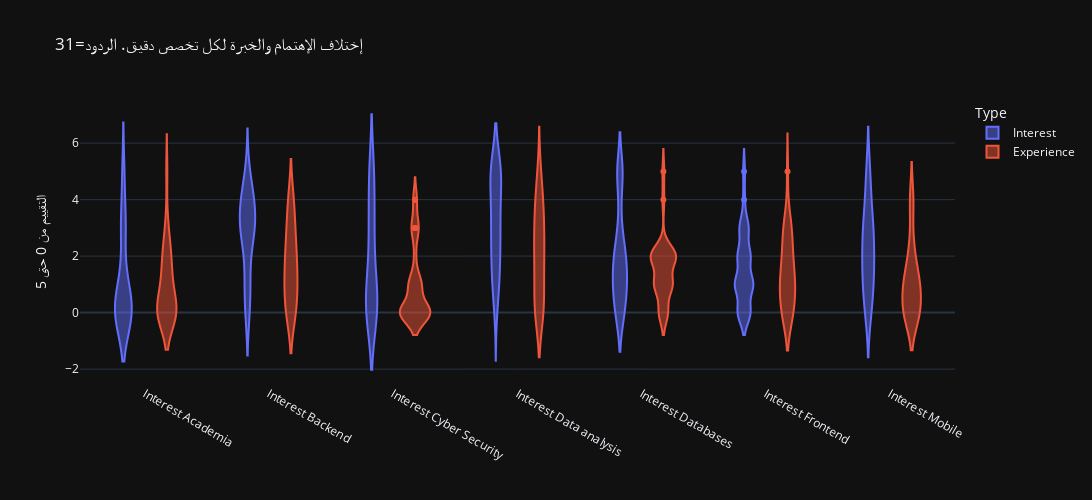

The notebook cell saved with this chart:
### Code cell
fig = px.violin(
    df_int_ex,
    color="Type",
    violinmode="group",
    title=f"إختلاف الإهتمام والخبرة لكل تخصص دقيق. الردود={int(len(df_int_ex) / 2)}",
    width=1500,
    height=500,
)
fig.update_layout(
    xaxis_title="",
    yaxis_title="التقييم من 0 حتى 5",
)
page.append(fig)
fig

### Figure 1 — Plotly figure (JSON) as saved in the notebook; plotly's stock layout.template omitted (floating-point values rounded to 4 significant figures; data arrays with more than 128 entries replaced by an {"elided": "..."} marker saying what was removed)
{"data": [{"alignmentgroup": "True", "box": {"visible": false}, "hovertemplate": "Type=Interest<br>variable=%{x}<br>value=%{y}<extra></extra>", "legendgroup": "Interest", "marker": {"color": "#636efa"}, "name": "Interest", "offsetgroup": "Interest", "orientation": "v", "scalegroup": "True", "showlegend": true, "type": "violin", "x": {"elided": "217 str values"}, "x0": " ", "xaxis": "x", "y": {"elided": "217 int values"}, "y0": " ", "yaxis": "y"}, {"alignmentgroup": "True", "box": {"visible": false}, "hovertemplate": "Type=Experience<br>variable=%{x}<br>value=%{y}<extra></extra>", "legendgroup": "Experience", "marker": {"color": "#EF553B"}, "name": "Experience", "offsetgroup": "Experience", "orientation": "v", "scalegroup": "True", "showlegend": true, "type": "violin", "x": {"elided": "217 str values"}, "x0": " ", "xaxis": "x", "y": {"elided": "217 int values"}, "y0": " ", "yaxis": "y"}], "layout": {"height": 500, "legend": {"title": {"text": "Type"}, "tracegroupgap": 0}, "title": {"text": "إختلاف الإهتمام والخبرة لكل تخصص دقيق. الردود=31"}, "violinmode": "group", "width": 1500, "xaxis": {"anchor": "y", "domain": [0, 1], "title": {"text": ""}}, "yaxis": {"anchor": "x", "domain": [0, 1], "title": {"text": "التقييم من 0 حتى 5"}}}}
